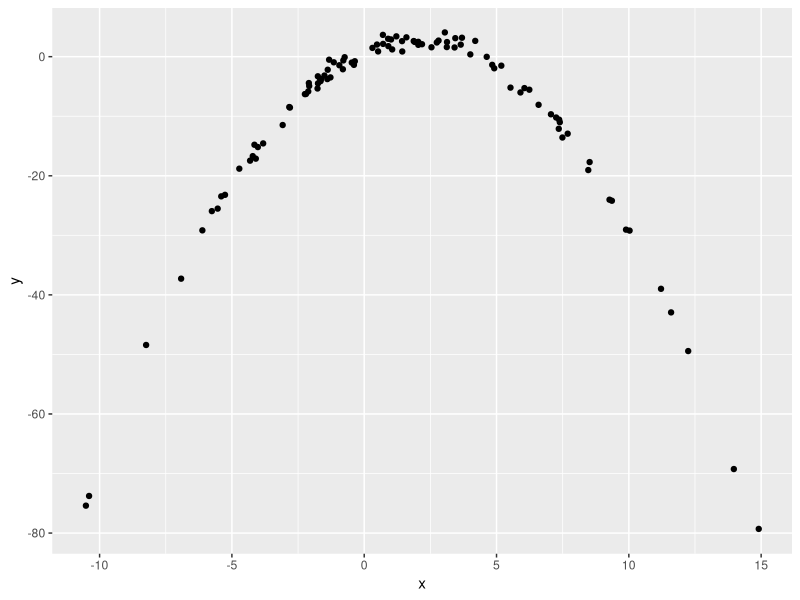

Write the R code that produced this figure.
## ---- chunk 1
library(tidyverse)

df = tibble(
  x = rnorm(100, 2, 5),
  y = 1 + 2 * x - .5 * x ^ 2 + rnorm(100)
)

df |> 
  ggplot(aes(x = x, y = y)) + 
  geom_point()
